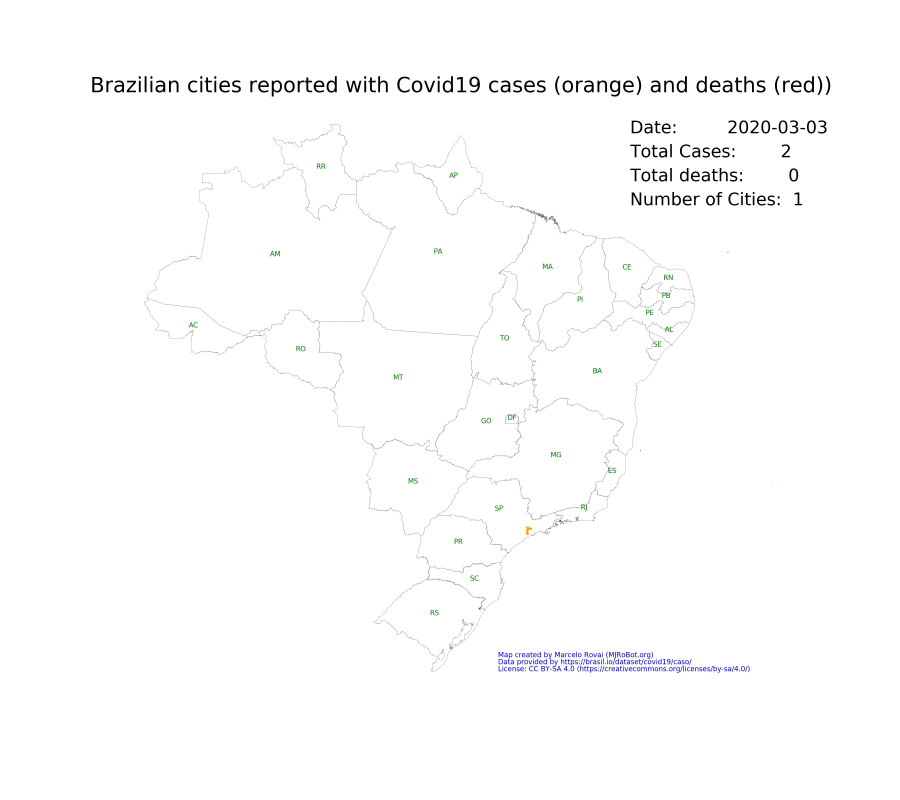
#> input picture frame 7 of videos/BR_Covid-19_Timeline.mp4, 3600 x 3200 px, given in place of rio_32.mp4, which was not available (shown at 1/4 size)
$ jupyter execute --allow-errors B_W_Video_Colorization.ipynb   (text cells are left out)
#> lines starting #> are read from the running program, lines starting #| are printed output that depends on the picture; pictures that were not available may be replaced by others from this repository, and a replacement may not be noted
#> further down, frame is the input picture: shape (3200, 3600, 3); mean B, G, R 252.6, 252.4, 252.3
#> `frame = imutils.resize(frame, 500)`:
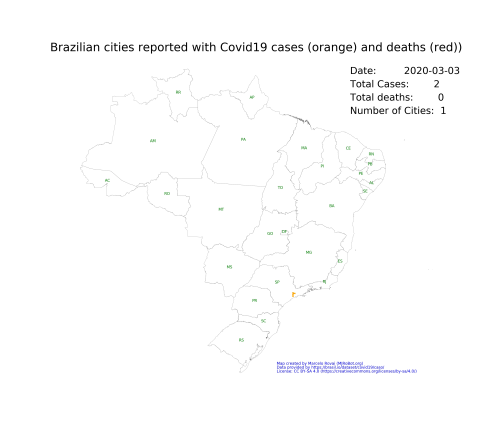
#> frame: shape (444, 500, 3); mean B, G, R 252.6, 252.4, 252.3
#> `lab = cv2.cvtColor(scaled, cv2.COLOR_RGB2LAB)`: lab: shape (444, 500, 3) float32; mean of channels 0, 1, 2 99, 0, 0
#> `resized = cv2.resize(lab, (224, 224))`: resized: shape (224, 224, 3) float32; mean of channels 0, 1, 2 99, 0, 0
#> `L = cv2.split(resized)[0]`:
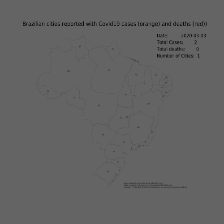
#> L: shape (224, 224) float32; min 7.06, max 100, mean 99
#> `L -= 50`:
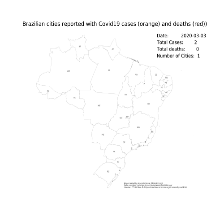
#> L: shape (224, 224) float32; min -42.94, max 50, mean 49; drawn with min black and max white
[cell 1]
# import the necessary packages
from imutils.video import VideoStream
import numpy as np
import imutils
import time
import cv2
import os
from os.path import isfile, join

[cell 2]
VIDEO = "rio_32.mp4"

[cell 3]
# define paths
prototxt = "./model/colorization_deploy_v2.prototxt"
model = "./model/colorization_release_v2.caffemodel"
points = "./model/pts_in_hull.npy"
video =  "./input_video/"+VIDEO
width = 500

[cell 4]
vs = cv2.VideoCapture(video)

#> (a cell that did not finish here is left out)

#> (a cell that did not finish here is left out)

[cell 7]
# loop over frames from the video stream
count = 0
success = True
#> (the rest of this cell did not finish here and is left out)

$ run again, starting later in the video
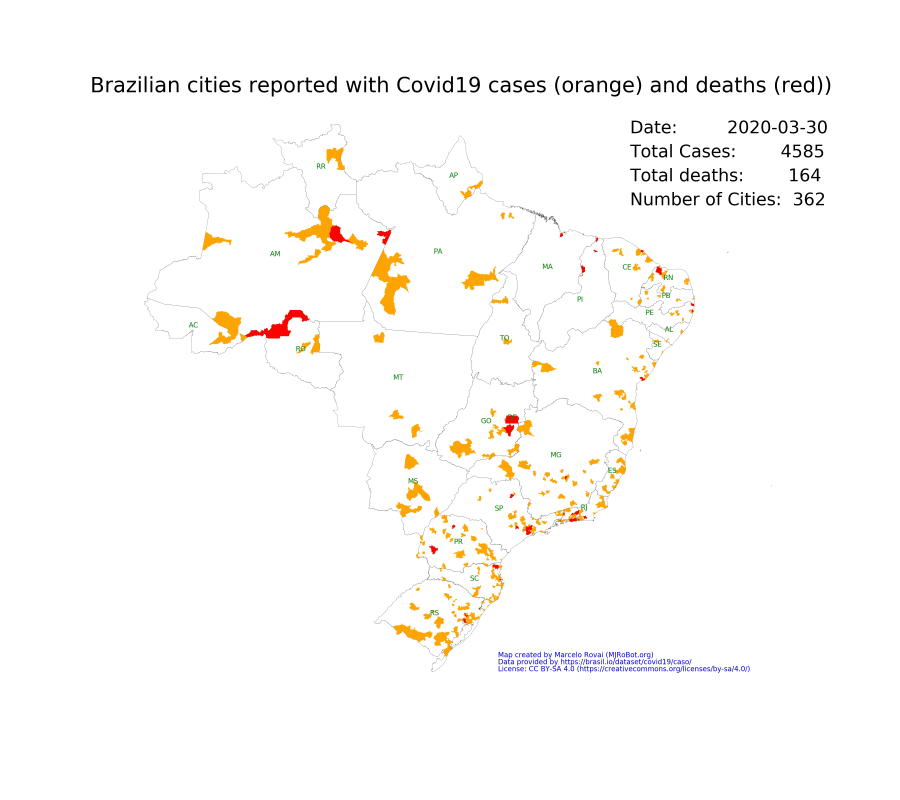
#> input picture frame 34 of videos/BR_Covid-19_Timeline.mp4, 3600 x 3200 px, given in place of rio_32.mp4, which was not available (shown at 1/4 size)
#> frame is the input picture: shape (3200, 3600, 3); mean B, G, R 248.9, 250.7, 252.2
#> lab: shape (444, 500, 3) float32; mean of channels 0, 1, 2 98.5, 0, 0
#> resized: shape (224, 224, 3) float32; mean of channels 0, 1, 2 98.5, 0, 0
#> `L = cv2.split(resized)[0]`:
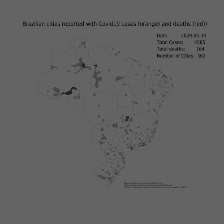
#> L: shape (224, 224) float32; min 7.06, max 100, mean 98.5
#> `L -= 50`:
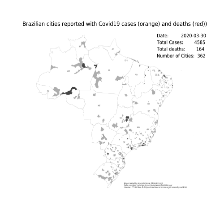
#> L: shape (224, 224) float32; min -42.94, max 50, mean 48.5; drawn with min black and max white

$ run again, starting later in the video
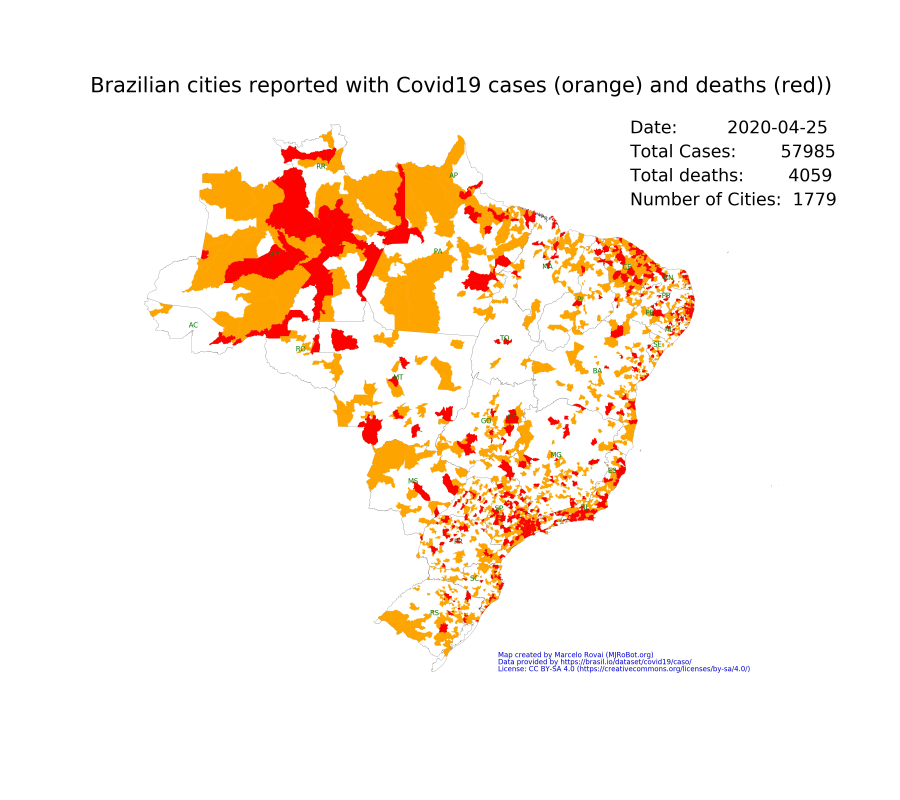
#> input picture frame 60 of videos/BR_Covid-19_Timeline.mp4, 3600 x 3200 px, given in place of rio_32.mp4, which was not available (shown at 1/4 size)
#> frame is the input picture: shape (3200, 3600, 3); mean B, G, R 230.7, 240.6, 252
#> lab: shape (444, 500, 3) float32; mean of channels 0, 1, 2 95.5, 0, 0
#> resized: shape (224, 224, 3) float32; mean of channels 0, 1, 2 95.5, 0, 0
#> `L = cv2.split(resized)[0]`:
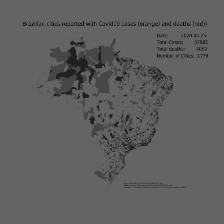
#> L: shape (224, 224) float32; min 7.06, max 100, mean 95.5
#> `L -= 50`:
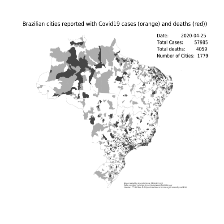
#> L: shape (224, 224) float32; min -42.94, max 50, mean 45.5; drawn with min black and max white
